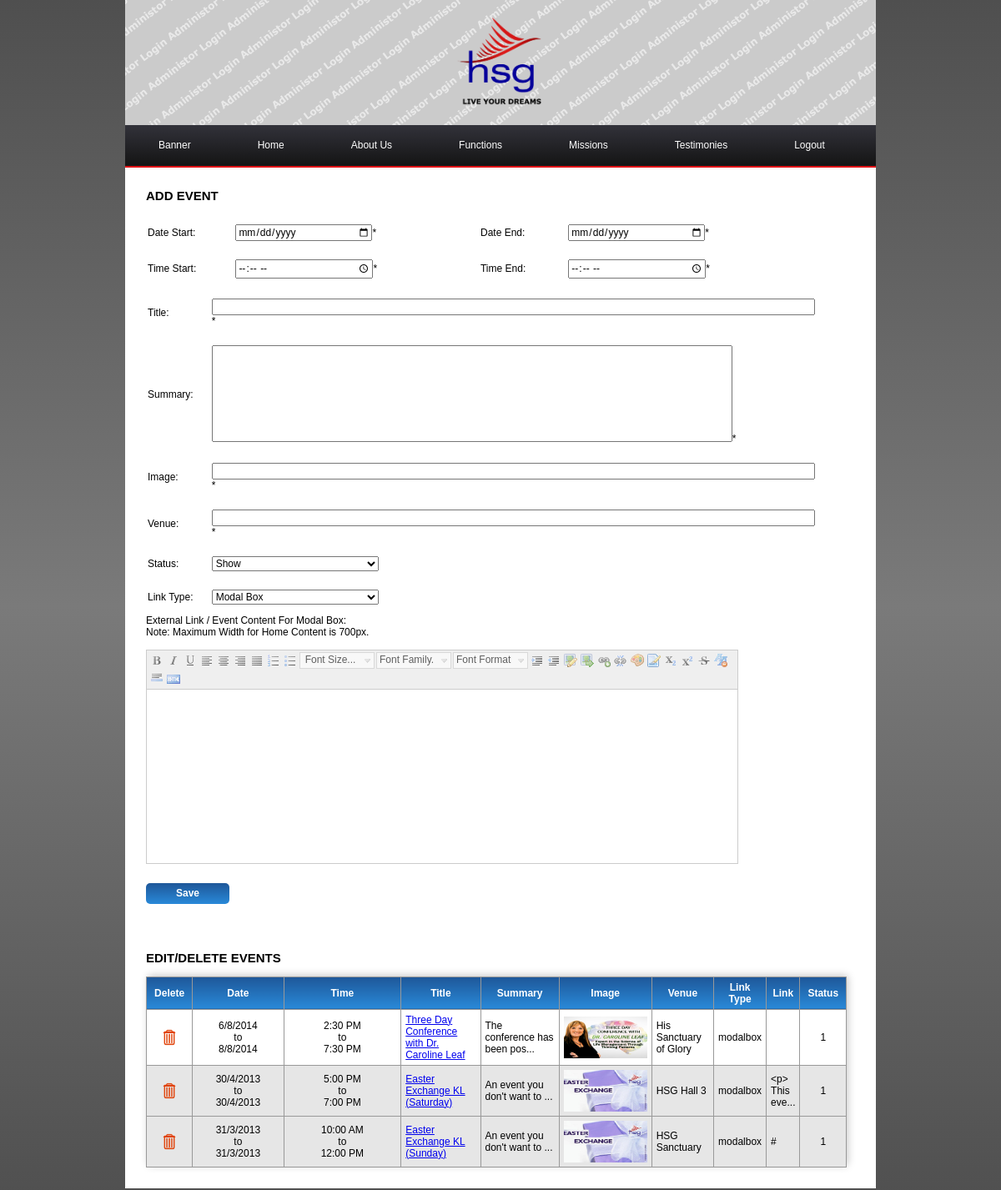
The page /administrator/events.php (signed in) on the database its author committed.
### tables this page shows
CREATE TABLE IF NOT EXISTS `events` (
  `id` int(11) NOT NULL AUTO_INCREMENT,
  `datestart` date NOT NULL,
  `dateend` date NOT NULL,
  `timestart` time NOT NULL,
  `timeend` time NOT NULL,
  `title` varchar(500) NOT NULL,
  `summary` varchar(1000) NOT NULL,
  `imageurl` varchar(500) NOT NULL,
  `venue` varchar(500) NOT NULL,
  `linktype` varchar(100) NOT NULL,
  `link` varchar(500) NOT NULL,
  `status` int(11) NOT NULL,
  PRIMARY KEY (`id`)
);

### administrator/library/eventsclass.php (the view, shortened to what this page needs)
 <?php
if(!isset($_SESSION['username'])){
	header ('Location:index.php');
}else{
class eventsclass{
public function eventsform($changetype, $changeid){
$datestart= "";
$dateend = "";
$timestart = "";
$timeend = "";
$title= "";
$summary = "";
$image = "";
$venue = "";
$link = "";
$linktype = "";
$status = "";
echo'
<texttitle>'.strtoupper($changetype).' EVENT</texttitle>
<div id="errormsg" style="color:#FF0000">
</div>
<br/>
<form action="library/eventsadd.php" method="post">
<table border="0px" style="width:800px;margin-left:-10px" cellpadding="10px"  onkeypress="return event.keyCode != 13;">
<tr>
<td width="58px">Date Start:</td>
<td width="200px"><input type="date" name="datestart" id="datestart" value="'.$datestart.'" style="width:159px;"  />*</td>
<td width="58px">Date End:</td>
<td width="200px"><input type="date" name="dateend" id="dateend"value="'.$dateend.'" style="width:159px;"/>*</td>
</tr>
<tr>
<td width="58px">Time Start:</td>
<td width="200px"><input type="time" name="timestart" value="'.$timestart.'" style="width:160px;" />*</td>
<td width="58px">Time End:</td>
<td width="200px"><input type="time" name="timeend" value="'.$timeend.'" style="width:160px;" />*</td>
</tr>
</table>
<table border="0px" style="width:800px;margin-left:-10px" cellpadding="10px">
<tr>
<td width="100px">Title:</td>
<td width="700px"><input type="text" size="100" maxlength="100" name="title" value="'.$title.'"  id="title" onkeypress="return event.keyCode != 13;"/>*</td>
</tr>
<tr>
<td width="100px">Summary:</td>
<td width="700px"><textarea name="summary" id="summary" style="width:618px;height:110px;resize:none;font-family:Verdana;"/>'.$summary.'</textarea>*</td>
</tr>
<tr>
<td width="100px">Image:</td>
<td width="700px"><input type="text" size="100" maxlength="400" name="image" id="image" value="'.$image.'" onkeypress="return event.keyCode != 13;"/>*</td>
</tr>
<tr>
<td width="100px">Venue:</td>
<td width="700px"><input type="text" size="100" maxlength="100" name="venue" id="venue" value="'.$venue.'"  onkeypress="return event.keyCode != 13;"/>*</td>
</tr>
<tr>
<td width="100px">Status:</td>
<td width="700px">
<select name="status" style="width:200px">
  <option value="1"';
  if($status==1) echo 'selected="selected"';
  echo '>Show</option>
  <option value="0"';
  echo '>No Show</option>
</select>
</td>
</tr>
<tr>
<td width="100px">Link Type:</td>
<td width="700px">
<select name="linktype" style="width:200px">
  <option value="modalbox"';
  if($linktype=='modalbox') echo 'selected="selected"';
  echo '>Modal Box</option>
  <option value="externallink"';
  echo '>External Link</option>
</select>
</td>
</tr>
</table>';
echo 'External Link / Event Content For Modal Box:<br/>Note: Maximum Width for Home Content is 700px.<br/><br/>
<textarea style="width:708px;height:200px;" id="area1" name="area1">'.$link.'</textarea>
<br/>
<input type="hidden" name="actiontype" value="'.$changetype.'">
<input type="hidden" name="id" value="'.$changeid.'"/>
<input type="submit" id="submitdata" style="visibility:hidden;margin-top:5px;"/>
</form>
<br/>
<div style="width:110px;margin-top:-30px;">
<a href="#" style="text-decoration:none;" onclick="verifyandsaveevent()"><div class="adminbutton">Save</div></a>
</div>
';
}
public function eventslistitem(){
require('opendb.php');
$querystr = 'select id, DATE_FORMAT(datestart, "%e/%c/%Y") as edatestart, DATE_FORMAT(dateend, "%e/%c/%Y") as edateend, dateend, TIME_FORMAT(timestart, "%l:%i %p") as timestart, TIME_FORMAT(timeend, "%l:%i %p") as timeend, title, summary, imageurl, venue, link, linktype, status from events order by dateend desc, status desc';
$result = $dbconn->query($querystr);
echo '<div><br/><br/><br/><br/>
<texttitle>EDIT/DELETE EVENTS</texttitle>
<br/><br/>
	<table class="tabulatedata">
   <tr>
	<th width="50px" scope="col">Delete</th>
    <th width="130px" scope="col">Date</th>
    <th width="200px" scope="col">Time</th>
	<th width="100px" scope="col">Title</th>
	<th width="100px" scope="col">Summary</th>
	<th width="80px" scope="col">Image</th>
	<th width="70px" scope="col">Venue</th>
	<th width="50px" scope="col">Link Type</th>
	<th width="20px" scope="col">Link</th>
	<th width="50px" scope="col">Status</th>
  </tr>';
$n=0;
while (($row = $result->fetch_assoc())&& $n<100){
if(strlen($row["summary"])>30)
	$summary = htmlspecialchars(substr($row["summary"],0,27)).'...';
else
	$summary = $row["summary"];
if(strlen($row["link"])>15)
	$content = htmlspecialchars(substr($row["link"],0,12)).'...';
else
	$content = $row["link"];
echo '<tr ';
if(strtotime($row["dateend"])<strtotime(date("Y-m-d")) || $row["status"]== 0)
	echo 'style="background:#E6E6E6;"';
echo'>
    <td style="text-align:center;"><a href="#" onclick="deletedata(\'database\',\'events\',\''.$row["id"].'\')"><img src="images/remove.png" width="20px"/></a></td>
	<td style="text-align:center;">'.$row["edatestart"].' <br/>to<br/> '.$row["edateend"].'</td>
	<td style="text-align:center;">'.$row["timestart"].' <br/>to<br/> '.$row["timeend"].'</td>
    <td><a href="eventsedit.php?id='.$row["id"].'">'.$row["title"].'</td>
    <td>'.$summary.'</td>
    <td style="text-align:center;"><img src="../images/events/'.$row["imageurl"].'" width="100px" height="50px"/></td>
	<td>'.$row["venue"].'</td>
	<td>'.$row["linktype"].'</td>
    <td>'.$content.'</td>
    <td style="text-align:center;">'.$row["status"].'</td>';
echo '</tr>';
$n+=1;
}
echo '</table></div>';
}
}
}
?>

### administrator/css/adminlayout.css (style rules this page uses)
.tabulatedata { border-collapse:collapse; width:840px; border-radius: 5px 5px 5px 5px; cell-spacing:0; box-shadow: 2px -2px 10px 0px #CCC; -webkit-box-shadow: 2px -2px 10px 0px #CCC; -moz-box-shadow: 2px -2px 10px 0px #CCC; }
.tabulatedata tr td { border-width:1px; border-style:solid; border-color:#999; padding:5px; }
.tabulatedata tr th { border-width:1px; border-style:solid; border-color:#999; height:20px; color:#FFF; background: rgb(30,87,153); background: -moz-linear-gradient(top, rgba(30,87,153,1) 0%, rgba(41,137,216,1) 100%); background: -webkit-gradient(linear, left top, left bottom, color-stop(0%,rgba(30,87,153,1)), color-stop(100%,rgba(41,137,216,1))); background: -webkit-linear-gradient(top, rgba(30,87,153,1) 0%,rgba(41,137,216,1) 100%); background: -o-linear-gradient(top, rgba(30,87,153,1) 0%,rgba(41,137,216,1) 100%); background: -ms-linear-gradient(top, rgba(30,87,153,1) 0%,rgba(41,137,216,1) 100%); background: linear-gradient(to bottom, rgba(30,87,153,1) 0%,rgba(41,137,216,1) 100%); filter: progid:DXImageTransform.Microsoft.gradient( startColorstr='#1e5799', endColorstr='#2989d8',GradientType=0 ); padding:5px; }
input, select { font-size:12px; font-family:Verdana, Geneva, sans-serif; }
texttitle { font-weight:bold; font-size:15px; }
.adminbutton { width:100px; height:20px; border-radius: 5px 5px 5px 5px; padding-top:5px; text-align:center; color:#FFF; font-weight:bold; background: rgb(30,87,153); background: -moz-linear-gradient(top, rgba(30,87,153,1) 0%, rgba(41,137,216,1) 100%); background: -webkit-gradient(linear, left top, left bottom, color-stop(0%,rgba(30,87,153,1)), color-stop(100%,rgba(41,137,216,1))); background: -webkit-linear-gradient(top, rgba(30,87,153,1) 0%,rgba(41,137,216,1) 100%); background: -o-linear-gradient(top, rgba(30,87,153,1) 0%,rgba(41,137,216,1) 100%); background: -ms-linear-gradient(top, rgba(30,87,153,1) 0%,rgba(41,137,216,1) 100%); background: linear-gradient(to bottom, rgba(30,87,153,1) 0%,rgba(41,137,216,1) 100%); filter: progid:DXImageTransform.Microsoft.gradient( startColorstr='#1e5799', endColorstr='#2989d8',GradientType=0 ); }

### rows shown on the page
events: edatestart "6/8/2014", edateend "8/8/2014", timestart "2:30 PM", timeend "7:30 PM", title "Three Day Conference with Dr. Caroline Leaf", summary "The conference has been pos...", imageurl (picture), venue "His Sanctuary of Glory", linktype "modalbox", status "1"
events: edatestart "30/4/2013", edateend "30/4/2013", timestart "5:00 PM", timeend "7:00 PM", title "Easter Exchange KL (Saturday)", summary "An event you don't want to ...", imageurl (picture), venue "HSG Hall 3", linktype "modalbox", link "<p> This eve...", status "1"
events: edatestart "31/3/2013", edateend "31/3/2013", timestart "10:00 AM", timeend "12:00 PM", title "Easter Exchange KL (Sunday)", summary "An event you don't want to ...", imageurl (picture), venue "HSG Sanctuary", linktype "modalbox", link "#", status "1"

### other values the page prints
$changetype "ADD"
